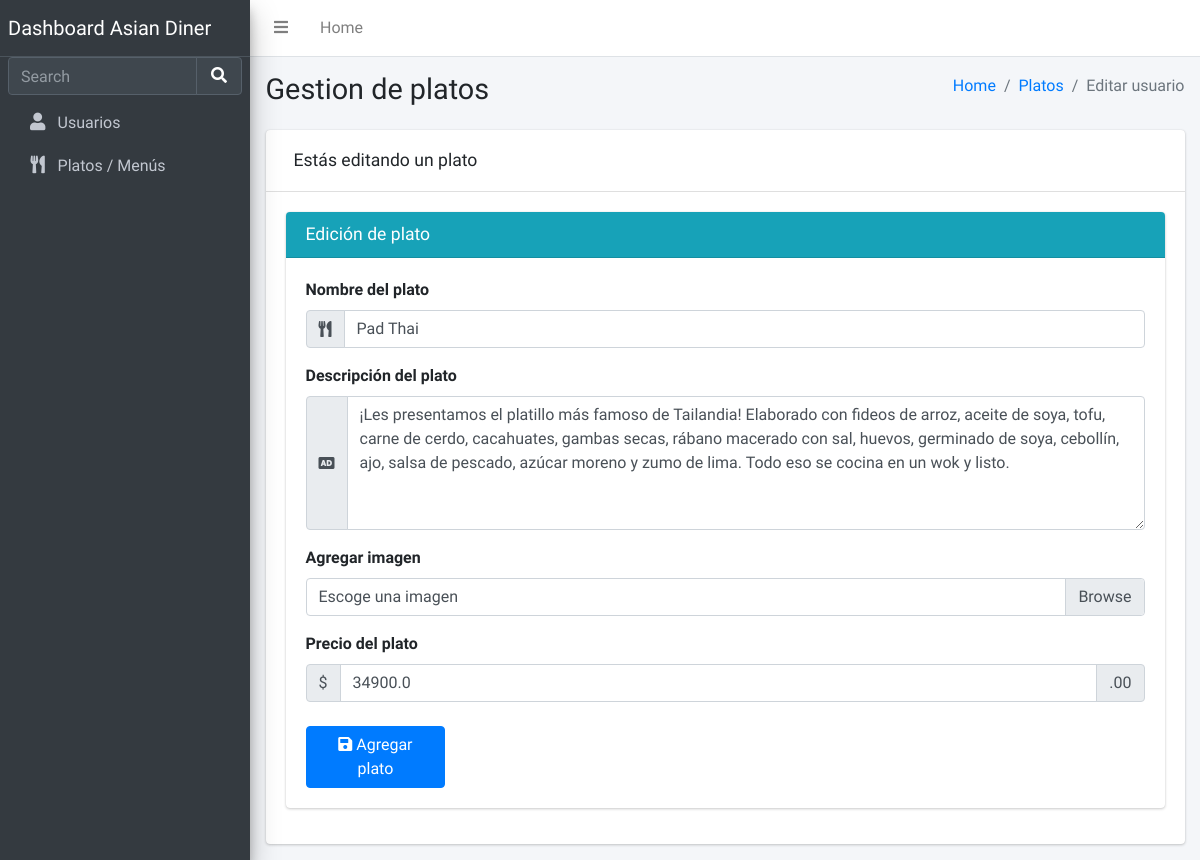
Screenshot of /platos/editar/3 with the database file from the repository.
### tables this page shows
CREATE TABLE platos (
	id INTEGER NOT NULL PRIMARY KEY AUTOINCREMENT,
	plato TEXT(60) NOT NULL,
	descripcion TEXT(255),
	imagen TEXT(200),
	precio REAL
, id_disponiblidad INTEGER NOT NULL);

### app.py (the view, shortened to what this page needs)
@app.route('/platos/editar/<id>', methods=['POST', 'GET'])
def editar_plato(id):
    if request.method == 'GET':
        plato = db.cargar_plato(id)
        return render_template('editarPlato.html', plato=plato)

### db.py (called while the page is built)
def cargar_plato(id):
    with sqlite3.connect(CONEXION) as con:
        cur = con.cursor()
        cur.execute(f"SELECT * FROM platos WHERE id = {id}")
        plato = cur.fetchall()[0]
        return plato

### templates/editarPlato.html (shortened to what this page needs)
<!DOCTYPE html>
<html lang="en">
<head>
    <link rel="stylesheet" href="https://cdnjs.cloudflare.com/ajax/libs/font-awesome/5.15.4/css/all.min.css" />
    <link rel="stylesheet" href="{{ url_for('static', filename='css/adminlte.min.css')}}">
</head>
<body>
    <body class="hold-transition sidebar-mini">
        <div class="wrapper">
          <nav class="main-header navbar navbar-expand navbar-white navbar-light">
            <ul class="navbar-nav">
              <li class="nav-item">
                <a class="nav-link" data-widget="pushmenu" href="#" role="button"><i class="fas fa-bars"></i></a>
              </li>
              <li class="nav-item d-none d-sm-inline-block">
                <a href="{{ url_for('index') }}" class="nav-link">Home</a>
              </li>
            </ul>
          </nav>
          <aside class="main-sidebar sidebar-dark-primary elevation-4">
            <a href="#" class="brand-link">
              <span class="brand-text font-weight-light">Dashboard Asian Diner</span>
            </a>
            <div class="sidebar">
              <div class="form-inline">
                <div class="input-group" data-widget="sidebar-search">
                  <input class="form-control form-control-sidebar" type="search" placeholder="Search" aria-label="Search">
                  <div class="input-group-append">
                    <button class="btn btn-sidebar">
                      <i class="fas fa-search fa-fw"></i>
                    </button>
                  </div>
                </div>
              </div>
              <nav class="mt-2">
                <ul class="nav nav-pills nav-sidebar flex-column" data-widget="treeview" role="menu" data-accordion="false">
                  <li class="nav-item">
                    <a href="{{ url_for('usuario') }}" class="nav-link">
                      <i class="nav-icon fas fa-user"></i>
                      <p>
                        Usuarios
                      </p>
                    </a>
                  </li>
                  <li class="nav-item">
                    <a href="{{ url_for('plato') }}" class="nav-link">
                      <i class="nav-icon fas fa-utensils"></i>
                      <p>
                        Platos / Menús
                      </p>
                    </a>
                  </li>
                </ul>
              </nav>
            </div>
          </aside>
          <div class="content-wrapper">
            <section class="content-header">
              <div class="container-fluid">
                <div class="row mb-2">
                  <div class="col-sm-6">
                    <h1>Gestion de platos</h1>
                  </div>
                  <div class="col-sm-6">
                    <ol class="breadcrumb float-sm-right">
                      <li class="breadcrumb-item"><a href="{{ url_for('index') }}">Home</a></li>
                      <li class="breadcrumb-item"><a href="{{ url_for('plato') }}">Platos</a></li>
                      <li class="breadcrumb-item active">Editar usuario</li>
                    </ol>
                  </div>
                </div>
              </div>
            </section>
            <section class="content">
              <div class="container-fluid">
                <div class="row">
                  <div class="col-12">
                    <div class="card">
                      <div class="card-header">
                        <h3 class="p-2 flex-grow-1 bd-highlight card-title">Estás editando un plato</h3>
                      </div>
            <form action="" method="POST" enctype="multipart/form-data">
              <div class="card-body">
                <div class="card card-info">
                    <div class="card-header">
                    <h3 class="card-title">Edición de plato</h3>
                    </div>
                    <div class="card-body">
                    <label for="">Nombre del plato</label>
                    <div class="input-group mb-3">
                        <div class="input-group-prepend">
                        <span class="input-group-text"><i class="fas fa-utensils"></i></span>
                        </div>
                        <input type="text" class="form-control" name="plato" id="plato" value="{{plato.1}}" autocomplete="off" >
                    </div>
                    <label for="">Descripción del plato</label>
                        <div class="input-group mb-3">
                            <div class="input-group-prepend">
                                <span class="input-group-text"><i class="fas fa-audio-description"></i></span>
                            </div>
                            <textarea class="form-control" rows="5" cols="50" name="descripcion" id="descripcion" autocomplete="off">{{plato.2}}</textarea>
                        </div>
                    <div class="form-group">
                        <label for="exampleInputFile">Agregar imagen</label>
                        <div class="input-group">
                            <div class="custom-file">
                            <label class="custom-file-label" for="exampleInputFile">Escoge una imagen</label>
                            </div>
                        </div>
                    </div>
                    <label for="">Precio del plato</label>
                    <div class="input-group">
                        <div class="input-group-prepend">
                        <span class="input-group-text">$</span>
                        </div>
                        <input type="text" class="form-control" name="precio" id="precio" autocomplete="off" value="{{plato.4}}">
                        <div class="input-group-append">
                        <span class="input-group-text">.00</span>
                        </div>
                    </div>
                    <br>
                    <button type="submit" class="btn btn-primary col-sm-2"><i class="fas fa-save"></i> Agregar plato</button><br>
                </div>
            </div>
            </form>
                      </div>
                    </div>
                  </div>
                </div>
              </div>
          </div>
</body>
</html>

### rows the page displays
platos: plato "Pad Thai", descripcion "¡Les presentamos el platillo más famoso de Tailandia! Elaborado con fideos de arroz, aceite de soya, tofu, carne de cerdo, cacahuates, gambas secas, rábano macerado con sal, huevos, germinado de soya, cebollín, ajo, salsa de pescado, azúcar moreno y zumo de lima. Todo eso se cocina en un wok y listo.", precio "34900.0"
